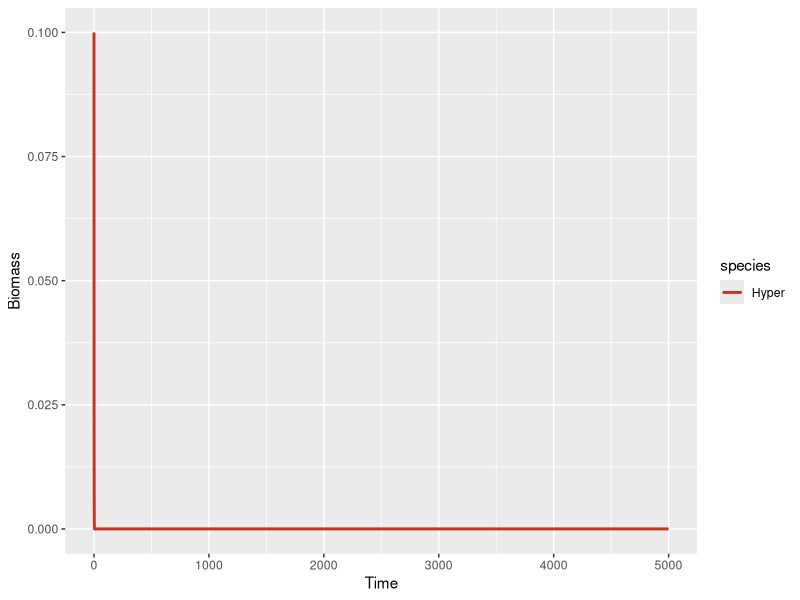

This chart was generated by the following R code: (Note: this script raises an error after producing the figure.)
library(deSolve)
library(tidyverse)

### Build up Mechanism 2 ----
M2 <- function(times, state, parms) {
  with(as.list(c(state, parms)), {
    dH_dt = (h1 * o1 * P1H) + (h2 * o2 * P2H) - (c1 * b1 * P1 + c2 * b2 * P2) * H - (d * H)
    dP1H_dt = (b1 * P1 * H) + DL * (e1H * psi1 * a1 * P1H * S) - (o1 + m1) * P1H
    dP2H_dt = (b2 * P2 * H) + DL * (e2H * psi2 * a2 * P2H * S) - (o2 + m2) * P2H
    dP1_dt = (e1 * a1 * P1) * S - (b1 * P1) * H + (1 - DL) * (e1H * psi1 * a1 * P1H * S) - m1 * P1
    dP2_dt = (e2 * a2 * P2) * S - (b2 * P2) * H + (1 - DL) * (e2H * psi2 * a2 * P2H * S) - m2 * P2
    dS_dt = r * S * (1-S/K) - (a1 * P1 + a2 * P2 + psi1 * a1 * P1H + psi2 * a2 * P2H) * S 
    return(list(c(dH_dt, dP1H_dt, dP2H_dt, dP1_dt, dP2_dt, dS_dt)))
  })
}

### Model parameters ----

times <- seq(0, 5000, by = 0.1)
#state <- c(H = 1, P1H = 0, P2H = 0, P1 = 2, P2 = 2, S = 5)
state <- c(H = 0.1, P1H = 0, P2H = 0, P1 = 0.01, P2 = 0.01, S = 0.2)
#Change alpha and beta--
parms <- c(r = 1, K = 10,
           a1 = 0.35, a2 = 0.5, psi1 = 1, psi2 = 1, e1 = 0.5, e2 = 0.5,
           b1 = 0.2, b2 = 0.45, m1 = 0.05, m2 = 0.0536, e1H = 0.5, e2H = 0.5,
           o1 = 0.8, o2 = 0.8, h1 = 1, h2 = 1, c1 = 90, c2 = 90, d = 1, DL = 0)

#parms <- c(r = 1, K = 10,a1 = 0.35, a2 = 0.5, psi1 = 1, psi2 = 1, e1 = 0.5, e2 = 0.5,b1 = 0.2, b2 = 0.45, m1 = 0.05, m2 = 0.0536, e1H = 0.5, e2H = 0.5,o1 = 0.8, o2 = 0.8, h1 = 1, h2 = 1, c1 = 0.9, c2 = 0.9, d = 0.03, DL = 0)

### Model application ----
pop_size = ode(func = M2, times = times, y = state, parms = parms)

tail(pop_size)


### Plot the result ----
## Plotting
pop_size %>%
  as.data.frame() %>%
  filter(time %% 1 == 0) %>%
  #filter(time < 100) %>%
  #View()
  pivot_longer(cols = c("H"), #"H", "P1H", "P2H", "P1", "P2", "S" 
             names_to = "species", values_to = "biomass") %>%
  #filter(species == c("H","S")) %>%
  ggplot(mapping = aes(x = time, y = biomass, color = species)) +
  labs(x = "Time", y = "Biomass") +  #, title = expression(P[1]~"win") paste0("r =", parms["r"])) expression(α[1] == 0.35)
  geom_line(lwd = 1) +
  #geom_hline(yintercept = 0.133791930, color = "black", linetype = "dashed", size = 1) +
  scale_colour_manual(labels = c("H" = "Hyper", "P1" = expression(P[1]), "P1H" = expression(P[1/H]), "P2" = expression(P[2]), "P2H" = expression(P[2/H]), "S" = "Host"),
                      values = c("H" = "#C03728", "P1" = "#BCAAA4", "P1H" = "#82491E",
                                 "P2" = "#B0BEC5", "P2H" = "#546E7A", "S" = "#00AF66"))

#ggsave("P2 in m2 00536 Tless500.png", width = 20, height = 11.25, units = "cm", dpi = 1600)

### Plotting the per capita growth rate----
pop_size %>%
  as.data.frame() %>%
  filter(time %% 1 == 0) %>%
  #filter(time > 100) %>%
  #View()
  pivot_longer(cols = c("per_H", "per_P1H", "per_P2H", "per_P1", "per_P2", "per_S"), 
               #"H", "P1H", "P2H", "P1", "P2", "S" 
               #"per_H", "per_P1H", "per_P2H", "per_P1", "per_P2", "per_S"
               names_to = "species", values_to = "rate") %>%
  #filter(species == c("H","S")) %>%
  ggplot(mapping = aes(x = time, y = rate, color = species)) +
  labs(x = "Time", y = "Rate", title = expression(m[1] < m[2])) +  #paste0("r =", parms["r"]))
  geom_line(lwd = 1) +
  scale_colour_manual(labels = c("per_H" = expression(r[H]), "per_P1H" = expression(r[P[1/H]]),
                                 "per_P2H" = expression(r[P[2/H]]) , "per_P1" = expression(r[P[1]]),
                                 "per_P2" = expression(r[P[2]]), "per_S" = expression(r[S])),
                      values = c('per_H' = "#C03728", 'per_P1H' = "#82491E", 
                                 'per_P2H' = "#546E7A", 'per_P1' = "#BCAAA4", 
                                 'per_P2' = "#B0BEC5", 'per_S' = "#00AF66"))

View(pop_size)
sd(pop_size[(nrow(pop_size)-round(length(times)*0.35)):nrow(pop_size),"S"]) > 1e-8

## Theme setting
A = 
  theme_bw()+
  theme(
    plot.title = element_text(hjust = 0.5, size = 20),
    axis.text.x = element_text(size = 15),
    axis.text.y = element_text(size = 15),
    axis.title.x = element_text(size = 20),
    axis.title.y = element_text(size = 20),
    legend.text = element_text(size = 10),
    legend.text.align = 0)
theme_set(A)


### Calculate the S* of each time step
pop_size =
  pop_size %>%
  as.data.frame() %>%
  mutate(
       S2 = with(as.list(parms), {
         ((b2 * H + m2) * (m2 + o2))/ (e2 * a2 * (m2 + o2) + e2H * psi2 * a2 * b2 * H)}),
       S1 = with(as.list(parms), {
         ((b1 * H + m1) * (m1 + o1))/ (e1 * a1 * (m1 + o1) + e1H * psi1 * a1 * b1 * H)})
       )

## Plotting
pop_size %>%
  as.data.frame() %>%
  filter(time %% 1 == 0) %>%
  #filter(time < 500) %>%
  #View()
  pivot_longer(cols = c("H", "P1", "P2", "S1", "S2" ), #"H", "P1H", "P2H", "P1", "P2", "S" 
               names_to = "species", values_to = "biomass") %>%
  #filter(species == c("H","S")) %>%
  ggplot(mapping = aes(x = time, y = biomass, color = species)) +
  labs(x = "Time", y = "Biomass") +  #, title = expression(P[1]~"win") paste0("r =", parms["r"])) expression(α[1] == 0.35)
  geom_line(lwd = 1) +
  #geom_hline(yintercept = 0.133791930, color = "black", linetype = "dashed", size = 1) +
  scale_colour_manual(labels = c("H" = "Hyper", "P1" = expression(P[1]), "P1H" = expression(P[1/H]), "P2" = expression(P[2]), "P2H" = expression(P[2/H]), "S" = "Host"),
                      values = c("H" = "#C03728", "P1" = "#BCAAA4", "P1H" = "#82491E",
                                 "P2" = "#B0BEC5", "P2H" = "#546E7A", "S" = "#00AF66",
                                 "S1" = "#5e4a59", "S2" = "#a45ea1"))

tail(pop_size)
